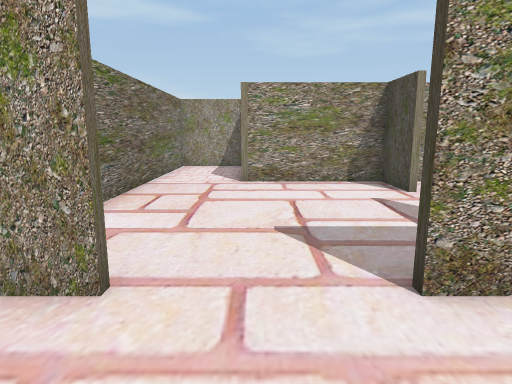
View 1 (above)

14 first-person views from a walk through a scene from a Unity 3-D project. The camera is 1.5 m above the floor, tilts 10° down and sees 75° across. The floor is counted in squares, 1 m on a side. Each view is taken from the middle of a square. On the plan, view 1 faces up. The plan holds only what a view shows up to about 15 squares ahead; the rest is blank.

View 2
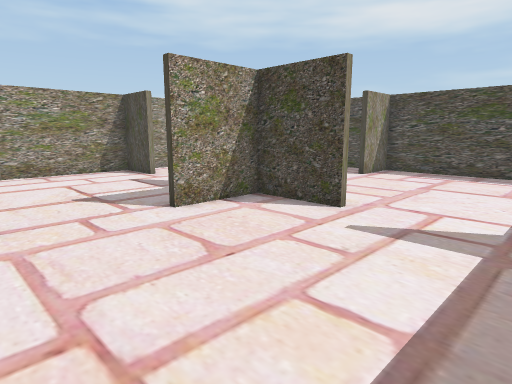

View 3
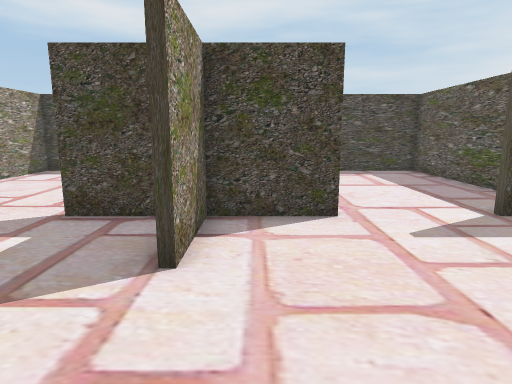

View 4
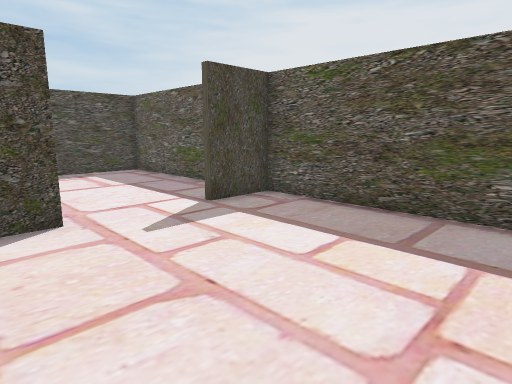

View 5
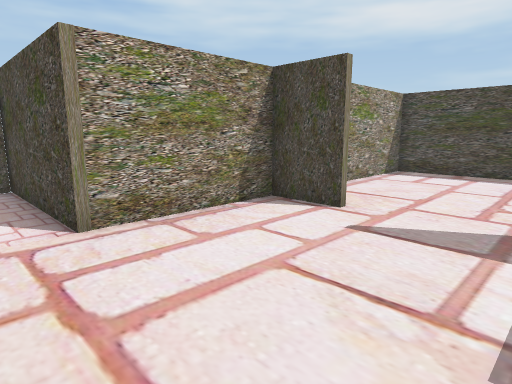

View 6
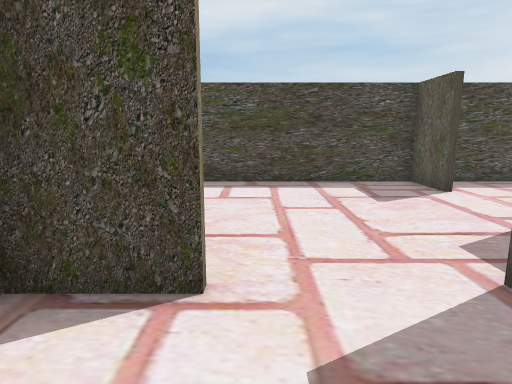

View 7
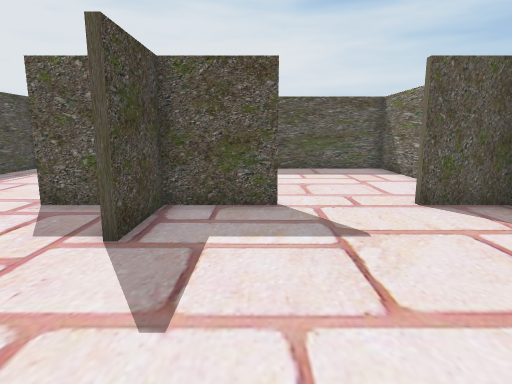

View 8
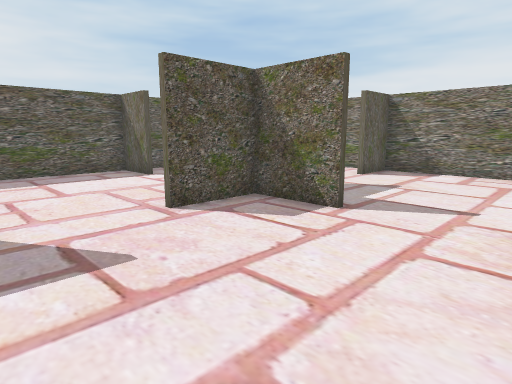

View 9
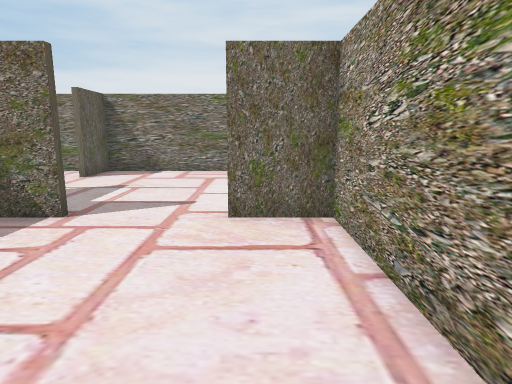

View 10
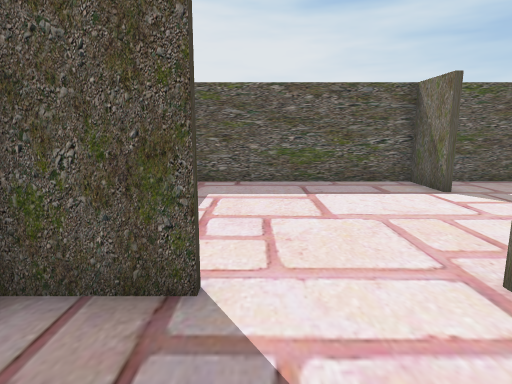

View 11
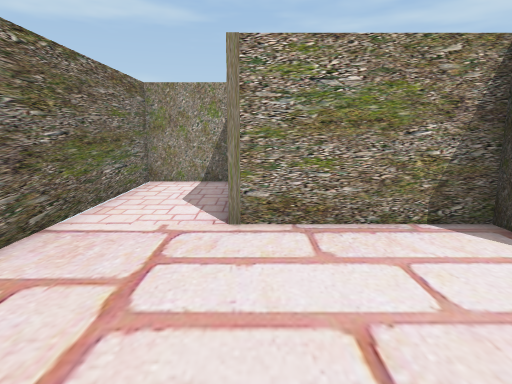

View 12
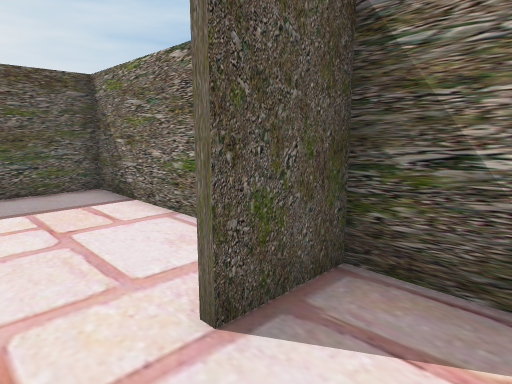

View 13
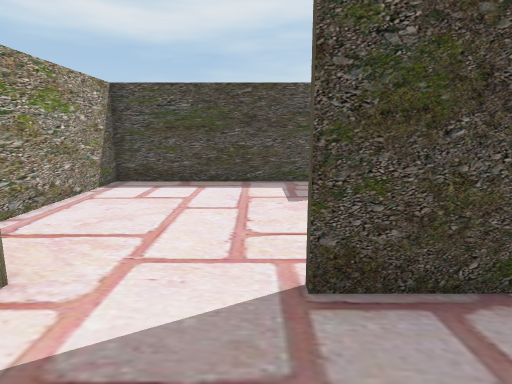

View 14
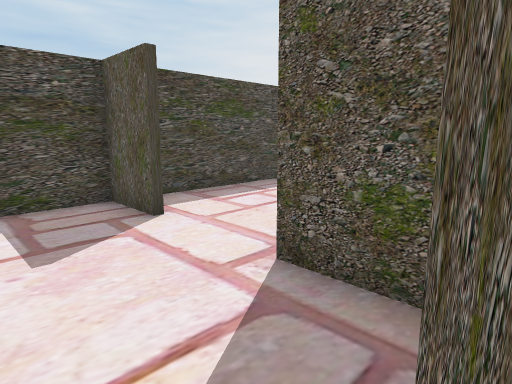

### Floor plan
Points are (right, up) in squares from view 1. A wall is a line through its corners. A room is listed if a view was taken in it or the views show most of it. See-through windows are left out.
Room 1 (views 1, 2, 3, 4, 5, 6, 7, 8, 9, 10, 11, 12, 13, 14)
walls: (4.1, 3.1) (6.6, 3.1); (4.1, 5.6) (4.1, 2.9) (1.5, 2.9); (1.5, 3.1) (4, 3.1); (3.9, 0.4) (3.9, 5.5); (3.9, 8.4) (3.9, 10.4) (-0.5, 10.4) (-0.5, 15.4) (-3.4, 15.4) (-3.4, 3.1) (-1.4, 3.1); (9.5, 3.1) (11.5, 3.1); (4.1, -2.4) (4.1, -4.4) (11.4, -4.4) (11.4, 10.4) (4.1, 10.4) (4.1, 8.5); (-1.4, 2.9) (-2.4, 2.9); (11.5, 2.9) (9.5, 2.9); (-3.4, 2) (-3.4, -4.4) (3.9, -4.4) (3.9, -2.5)

Positions as (right, up) in squares from view 1, and headings:
1: (0, 0), facing up
2: (-2, -3), facing up-right
3: (-2, 2), facing right
4: (-2, 2), facing down-right
5: (-2, 5), facing up-right
6: (1, 8), facing right
7: (2, 10), facing down
8: (10, 9), facing down-left
9: (10, 9), facing left
10: (9, 6), facing down
11: (0, 5), facing up
12: (0, 5), facing down-left
13: (1, 6), facing right
14: (4, 6), facing down-right
